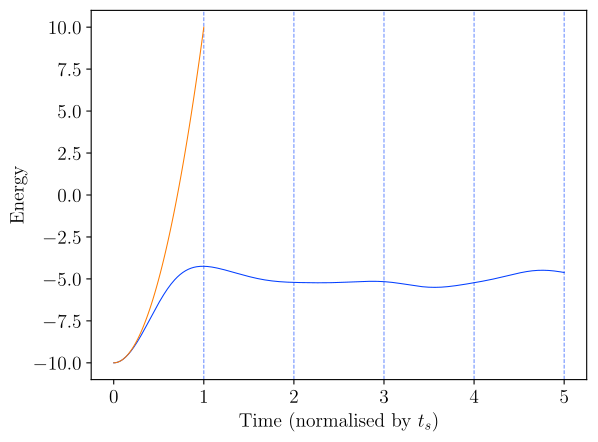

Reproduce this figure in Python.
import pandas as pd
import itertools
import time
import pickle
import matplotlib.pyplot as plt

import seaborn as sns
sns.set_palette("bright")
plt.rc('text', usetex=True)
plt.rc('font', family='serif')
plt.rcParams['font.size'] = 14

import numpy as np
import scipy

def grid(n):
    # Construct adjacency matrix for a hypercube graph of dimension n.
    # The 2^i'th off-diagonals are nonzero, with a repeating pattern of
    # j ones followed by j zeros for the j'th diagonal.
    N = 2**n
    diags, offsets = [], []
    for i in range(n):
        diags.append(-(np.indices([N - i - 1], dtype=np.int32) + 2**i & 2**i) // 2**i)
        offsets.append(2**i)
    A = scipy.sparse.diags(diags, offsets=offsets, format='csr', shape=(N, N), dtype=np.float32)
    return A + A.T

def all_states(n):
    # Returns a (2^n, n) array where each row is a spin configuration of ±1.
    lists = [[-1, 1]] * n
    return np.fromiter(
        itertools.chain.from_iterable(itertools.product(*lists)), int
    ).reshape(-1, n)

def P(t, diag, eigs, Psi0, e0, H):
    # Fixed time, single stage: returns success probability and energy at each t.
    temp = eigs @ Psi0
    diags = np.exp(-1j * t[:, None] * diag[None, :])
    temp = (diags * temp[None, :]).T
    psit = eigs.T @ temp
    res = np.abs(psit[e0])**2
    E = np.sum(psit.conj() * (H @ psit), axis=0)
    return res, np.real(E)

def heur(n):
    # Heuristic hopping rate for n qubits, from the Callison paper.
    return 0.887 * (2**0.5 * (n * (n + 3))**0.5) * scipy.special.erfinv(1 - 1/2**n) / 2 / n

def SpinGlass2(n, m, plot_energy=True, write=True, num=2000):
    N = 2**n
    H_G = grid(n)
    Psi0 = 1 / np.sqrt(N) * np.ones(N)

    entries = np.array(pd.read_csv('../qwspinglass_data/sk_instances.csv'))

    probs = []
    t = time.time()

    for numero in np.arange((n - 5) * 10000, (n - 5) * 10000 + num):
        J = np.load(f"../qwspinglass_data/sk_instances/{entries[numero, 0]}.Jmat.npy")
        h = -np.load(f"../qwspinglass_data/sk_instances/{entries[numero, 0]}.hvec.npy")
        J = -np.tril(J + J.T) / 2

        states = all_states(n).T
        H_P = np.sum(states * (J @ states), axis=0) + np.sum(states * h[:, None], axis=0)

        arg = np.argmin(H_P)
        H_P = scipy.sparse.diags(H_P, format='csr')

        gammas = heur(n) / np.tan(np.arange(1, m + 1) * np.pi / (2 * (m + 1)))
        Psit = np.copy(Psi0)

        dE = 4 * np.sum(J * J) + 2 * np.sum(h * h)
        point = np.sqrt(2 * n / dE)
        print(dE, np.mean(H_P.data**2), dE / np.mean(H_P.data**2), point)

        E_G = [-n]
        times = []
        gammas = np.ones(5) * gammas[0]

        for gamma in gammas:
            H = gamma * H_G + H_P
            vals, eigs = np.linalg.eigh(H.toarray())
            point2 = np.sqrt(2 * n / dE)

            if times:
                times.extend(times[-1] + np.linspace(0, point2, 100))
            else:
                times.extend(np.linspace(0, point2, 100))

            _, b = P(np.linspace(0, point2, 100), vals, eigs.T, Psit, arg, H_P)
            E_G.extend(E_G[-1] + (b[0] - b) / gamma)
            plt.axvline(times[-1] / point, linestyle='dashed', alpha=0.6, lw=0.75)

            Psit = eigs @ (np.exp(-1j * vals * point2) * (eigs.T @ Psit))

        times = np.array(times)
        temp = np.linspace(0, point, 100)

        plt.plot(times / point, E_G[1:], label=r"Energy of $\hat{H}_G$ observable", lw=0.75)
        plt.plot(temp / point, -n + dE * temp**2, label=r"$2^{nd}$ Order Approximation", lw=0.75)
        plt.xlabel(r"Time (normalised by $t_s$)")
        plt.ylabel("Energy")
        plt.savefig('Energy_cropped.pdf', bbox_inches='tight')
        plt.show()
        return


SpinGlass2(10, 1)
